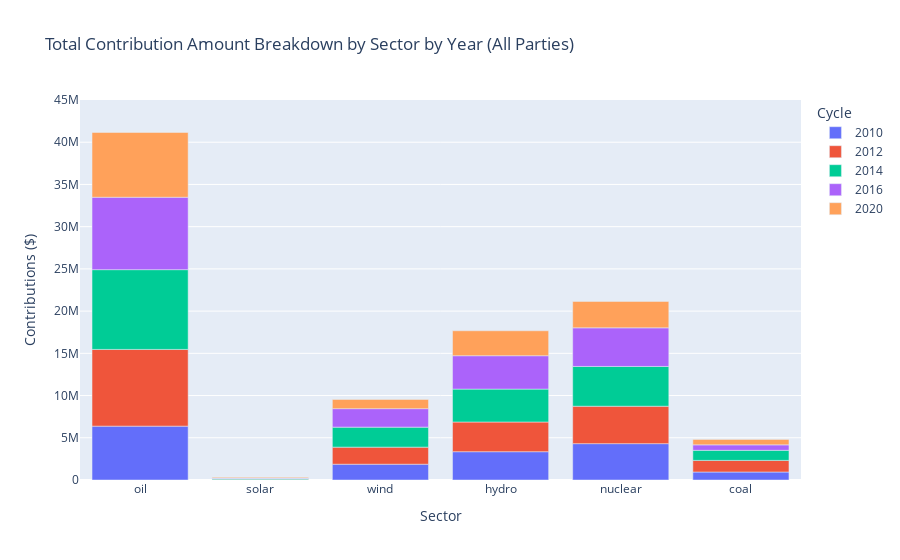
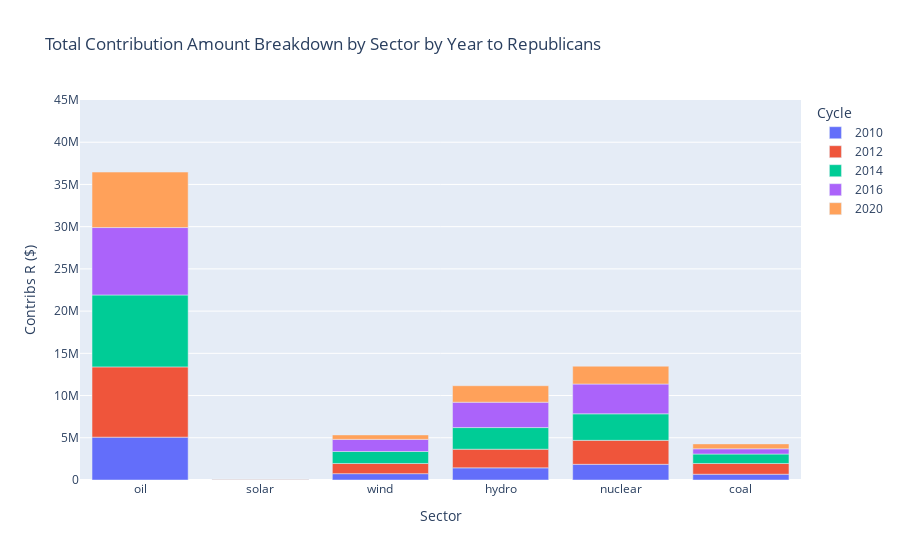

Here is the notebook cell these charts were saved with, in order:
### Code cell
sector_totals_by_year_df = pd.DataFrame(columns=["Sector", "Cycle", "Contributions ($)", "Contribs R ($)", "Contribs D ($)"])
for cycle in cycles:
    for sector in sectors:
        path = f"data-totals/annual-totals/{cycle}/{sector}-totals.csv"
        # print("opening path:", path)
        sector_totals_df = pd.read_csv(path)
        sector_r = sector_totals_df[sector_totals_df["Party"] == "Republican"]
        sector_d = sector_totals_df[sector_totals_df["Party"] == "Democrat"]

        sector_sum_all = sector_totals_df["Total"].sum()
        sector_sum_r = sector_r["Total"].sum()
        sector_sum_d = sector_d["Total"].sum()

        # print("sums:", sector_sum_all, sector_sum_r, sector_sum_d)
        row_to_add = {}
        row_to_add["Cycle"] = cycle
        row_to_add["Sector"] = sector
        row_to_add["Contributions ($)"] = sector_sum_all
        row_to_add["Contribs R ($)"] = sector_sum_r
        row_to_add["Contribs D ($)"] = sector_sum_d
        # print("row", row_to_add)
        sector_totals_by_year_df = sector_totals_by_year_df.append(row_to_add, ignore_index=True)

sector_totals_by_year_df.to_csv("viz-data/sector_totals_by_year.csv")
fig_all = px.bar(sector_totals_by_year_df, x="Sector", y="Contributions ($)", color="Cycle", title="Total Contribution Amount Breakdown by Sector by Year (All Parties)", range_y=[0, 45000000])
fig_all.show()

fig_r = px.bar(sector_totals_by_year_df, x="Sector", y="Contribs R ($)", color="Cycle", title="Total Contribution Amount Breakdown by Sector by Year to Republicans", range_y=[0, 45000000])
fig_r.show()

fig_d = px.bar(sector_totals_by_year_df, x="Sector", y="Contribs D ($)", color="Cycle", title="Total Contribution Amount Breakdown by Sector by Year to Democrats", range_y=[0, 45000000])
fig_d.show()

### Figure 1 — Plotly figure (JSON) as saved in the notebook; plotly's stock layout.template omitted (floating-point values rounded to 4 significant figures)
{"data": [{"alignmentgroup": "True", "hovertemplate": "Cycle=2010<br>Sector=%{x}<br>Contributions ($)=%{y}<extra></extra>", "legendgroup": "2010", "marker": {"color": "#636efa"}, "name": "2010", "offsetgroup": "2010", "orientation": "v", "showlegend": true, "textposition": "auto", "type": "bar", "x": ["oil", "solar", "wind", "hydro", "nuclear", "coal"], "xaxis": "x", "y": [6379640, 13000, 1869950, 3352678, 4306699, 946200], "yaxis": "y"}, {"alignmentgroup": "True", "hovertemplate": "Cycle=2012<br>Sector=%{x}<br>Contributions ($)=%{y}<extra></extra>", "legendgroup": "2012", "marker": {"color": "#EF553B"}, "name": "2012", "offsetgroup": "2012", "orientation": "v", "showlegend": true, "textposition": "auto", "type": "bar", "x": ["oil", "solar", "wind", "hydro", "nuclear", "coal"], "xaxis": "x", "y": [9084327, 59750, 2022825, 3514900, 4430900, 1376350], "yaxis": "y"}, {"alignmentgroup": "True", "hovertemplate": "Cycle=2014<br>Sector=%{x}<br>Contributions ($)=%{y}<extra></extra>", "legendgroup": "2014", "marker": {"color": "#00cc96"}, "name": "2014", "offsetgroup": "2014", "orientation": "v", "showlegend": true, "textposition": "auto", "type": "bar", "x": ["oil", "solar", "wind", "hydro", "nuclear", "coal"], "xaxis": "x", "y": [9446076, 101492, 2367292, 3894173, 4709844, 1193525], "yaxis": "y"}, {"alignmentgroup": "True", "hovertemplate": "Cycle=2016<br>Sector=%{x}<br>Contributions ($)=%{y}<extra></extra>", "legendgroup": "2016", "marker": {"color": "#ab63fa"}, "name": "2016", "offsetgroup": "2016", "orientation": "v", "showlegend": true, "textposition": "auto", "type": "bar", "x": ["oil", "solar", "wind", "hydro", "nuclear", "coal"], "xaxis": "x", "y": [8574064, 60960, 2186330, 3956450, 4573609, 644600], "yaxis": "y"}, {"alignmentgroup": "True", "hovertemplate": "Cycle=2020<br>Sector=%{x}<br>Contributions ($)=%{y}<extra></extra>", "legendgroup": "2020", "marker": {"color": "#FFA15A"}, "name": "2020", "offsetgroup": "2020", "orientation": "v", "showlegend": true, "textposition": "auto", "type": "bar", "x": ["oil", "solar", "wind", "hydro", "nuclear", "coal"], "xaxis": "x", "y": [7674096, 81800, 1095200, 2952900, 3126300, 646449], "yaxis": "y"}], "layout": {"barmode": "relative", "legend": {"title": {"text": "Cycle"}, "tracegroupgap": 0}, "title": {"text": "Total Contribution Amount Breakdown by Sector by Year (All Parties)"}, "xaxis": {"anchor": "y", "domain": [0, 1], "title": {"text": "Sector"}}, "yaxis": {"anchor": "x", "domain": [0, 1], "range": [0, 45000000], "title": {"text": "Contributions ($)"}}}}

### Figure 2 — Plotly figure (JSON) as saved in the notebook; plotly's stock layout.template omitted (floating-point values rounded to 4 significant figures)
{"data": [{"alignmentgroup": "True", "hovertemplate": "Cycle=2010<br>Sector=%{x}<br>Contribs R ($)=%{y}<extra></extra>", "legendgroup": "2010", "marker": {"color": "#636efa"}, "name": "2010", "offsetgroup": "2010", "orientation": "v", "showlegend": true, "textposition": "auto", "type": "bar", "x": ["oil", "solar", "wind", "hydro", "nuclear", "coal"], "xaxis": "x", "y": [5072190, 2000, 752200, 1439399, 1857274, 683900], "yaxis": "y"}, {"alignmentgroup": "True", "hovertemplate": "Cycle=2012<br>Sector=%{x}<br>Contribs R ($)=%{y}<extra></extra>", "legendgroup": "2012", "marker": {"color": "#EF553B"}, "name": "2012", "offsetgroup": "2012", "orientation": "v", "showlegend": true, "textposition": "auto", "type": "bar", "x": ["oil", "solar", "wind", "hydro", "nuclear", "coal"], "xaxis": "x", "y": [8323488, 23500, 1204675, 2207000, 2839100, 1272000], "yaxis": "y"}, {"alignmentgroup": "True", "hovertemplate": "Cycle=2014<br>Sector=%{x}<br>Contribs R ($)=%{y}<extra></extra>", "legendgroup": "2014", "marker": {"color": "#00cc96"}, "name": "2014", "offsetgroup": "2014", "orientation": "v", "showlegend": true, "textposition": "auto", "type": "bar", "x": ["oil", "solar", "wind", "hydro", "nuclear", "coal"], "xaxis": "x", "y": [8515924, 28000, 1422000, 2562323, 3140294, 1120525], "yaxis": "y"}, {"alignmentgroup": "True", "hovertemplate": "Cycle=2016<br>Sector=%{x}<br>Contribs R ($)=%{y}<extra></extra>", "legendgroup": "2016", "marker": {"color": "#ab63fa"}, "name": "2016", "offsetgroup": "2016", "orientation": "v", "showlegend": true, "textposition": "auto", "type": "bar", "x": ["oil", "solar", "wind", "hydro", "nuclear", "coal"], "xaxis": "x", "y": [7983662, 38060, 1431250, 3001700, 3528809, 617100], "yaxis": "y"}, {"alignmentgroup": "True", "hovertemplate": "Cycle=2020<br>Sector=%{x}<br>Contribs R ($)=%{y}<extra></extra>", "legendgroup": "2020", "marker": {"color": "#FFA15A"}, "name": "2020", "offsetgroup": "2020", "orientation": "v", "showlegend": true, "textposition": "auto", "type": "bar", "x": ["oil", "solar", "wind", "hydro", "nuclear", "coal"], "xaxis": "x", "y": [6569897, 33500, 527200, 1953900, 2113700, 582949], "yaxis": "y"}], "layout": {"barmode": "relative", "legend": {"title": {"text": "Cycle"}, "tracegroupgap": 0}, "title": {"text": "Total Contribution Amount Breakdown by Sector by Year to Republicans"}, "xaxis": {"anchor": "y", "domain": [0, 1], "title": {"text": "Sector"}}, "yaxis": {"anchor": "x", "domain": [0, 1], "range": [0, 45000000], "title": {"text": "Contribs R ($)"}}}}
